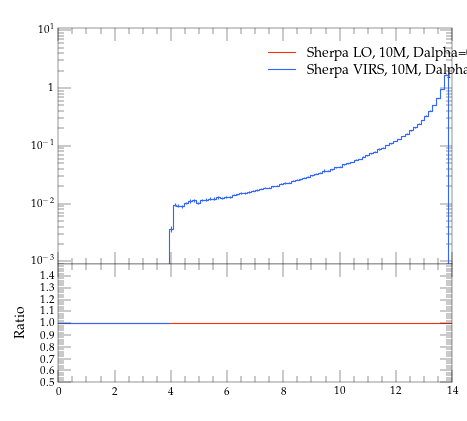

Source code (Python):
#! /usr/bin/env python

# This Python script was auto-generated using YODA v2.0.0.
# Analysis object: /evtb/inc_tjb_m
# Timestamp: 15-04-2024 (14:39:01)

import matplotlib as mpl
import matplotlib.pyplot as plt
mpl.use('Agg') # comment out for interactive use
import os
import numpy as np

plotDir = os.path.split(os.path.realpath(__file__))[0]
if 'YODA_USER_PLOT_PATH' in globals():
    plot_outdir = globals()['YODA_USER_PLOT_PATH']
else:
    plot_outdir = plotDir

#plot style
plt.style.use(os.path.join(plotDir, '../default.mplstyle'))
# plot metadata
figW, figH = plt.rcParams['figure.figsize']
ax_xLabel = r''
ax_yLabel = r''
ax_title  = r''
ax_xScale = 'linear'
ax_yScale = 'log'
xLims = (0.0, 14.0)
yLims = (0.0009000000000000001, 11.0)

# TeX-friendly labels for the legend
labels = [ r"Sherpa LO, 10M, Dalpha=0.01", r"Sherpa VIRS, 10M, Dalpha=0.01" ]

# Create figure and axis objects
fig, (ax, ratio0_ax) = plt.subplots(2, 1, sharex=True,
                  figsize=(figW,figH), gridspec_kw={'height_ratios': (2, 1)})
ratio0_ax.yaxis.set_major_locator(mpl.ticker.MultipleLocator(0.1))
ratio0_ax.set_ylim(0.5, 1.4999)
ratio0_ax.set_ylabel('Ratio')

# LineColor map: curve index -> color
linecolors = {0: '#EE3311', 1: '#3366FF'}
# the numerical data is stored in a separate file
dataf = dict()
prefix = os.path.split(__file__)[0]
if prefix:    prefix = prefix + '/'
exec(open(prefix+'inc_tjb_m__data.py').read(), dataf)


legend_handles = [] # keep track of handles for the legend

# style options for curves
# starts at zorder>=5 to draw curve on top of legend
styles = {
  'curve0': {
    'color' : linecolors[0],
    'linestyle' : '-',
    'marker' : 'o',
    'zorder' : 5,
    'histstyle' : True,
  },
  'curve1': {
    'color' : linecolors[1],
    'linestyle' : '-',
    'marker' : 'o',
    'zorder' : 6,
    'histstyle' : True,
  },
}
# curve from input yoda files in main panel
for label in dataf['yvals'].keys():
    if all(np.isnan(v) for v in dataf['yvals'][label]):
        continue
    tmp = None
    if styles[label]['histstyle']: # draw as histogram
        tmp, = ax.plot(dataf['xedges'], dataf['yedges'][label],
                       color=styles[label]['color'],
                       linestyle=styles[label]['linestyle'],
                       drawstyle='steps-pre', solid_joinstyle='miter',
                       zorder=styles[label]['zorder'], label=label)
        ax.errorbar(dataf['xpoints'], dataf['yvals'][label], color=styles[label]['color'],
                    xerr=dataf['xerrs'], yerr=[dataf['ydowns'][label], dataf['yups'][label]],
                    linestyle='none', zorder=styles[label]['zorder'])
    else: # draw as scatter
        tmp = ax.errorbar(dataf['xpoints'], dataf['yvals'][label],
                          xerr=dataf['xerrs'],
                          yerr=[ dataf['ydowns'][label],
                          dataf['yups'][label] ],
                          fmt=styles[label]['marker'],
                          ecolor=styles[label]['color'],
                          color=styles[label]['color'], zorder=2)
        tmp[-1][0].set_linestyle(styles[label]['linestyle'])
    legend_handles += [tmp]
    for varLabel in dataf['variation_yvals'].keys():
        if varLabel.startswith(label):
            tmp, = ax.plot(dataf['xedges'], dataf['variation_yvals'][varLabel],
                           color=styles[label]['color'],
                           linestyle=styles[label]['linestyle'],
                           drawstyle='steps-pre', solid_joinstyle='miter',
                           zorder=styles[label]['zorder'], alpha=0.5)


# plots on ratio panel
# curve from input yoda files in ratio panel
for label, yvals in dataf['ratio0_yvals'].items():
    if all(np.isnan(v) for v in yvals):
        continue
    if styles[label]['histstyle']: # plot as histogram
        ratio0_ax.plot(dataf['xedges'], yvals,
                       color=styles[label]['color'],
                       linestyle=styles[label]['linestyle'],
                       drawstyle='steps-pre', zorder=1,
                       solid_joinstyle='miter')
        ratio0_ax.vlines(dataf['xpoints'],
                         dataf['ratio0_ymin'][label],
                         dataf['ratio0_ymax'][label],
                         color=styles[label]['color'], zorder=1)
    else: # plot as scatter
        tmp = ratio0_ax.errorbar(dataf['xpoints'],
                                 yvals, xerr=dataf['xerrs'],
                                 yerr=dataf['ratio0_yerrs'][label],
                                 fmt=styles[label]['marker'],
                                 ecolor=styles[label]['color'],
                                 color=styles[label]['color'])
        tmp[-1][0].set_linestyle(styles[label]['linestyle'])

    for varlabel in dataf['ratio0_variation_vals'].keys():
        if varlabel.startswith(label):
            ratio0_ax.plot(dataf['xedges'],
                            dataf['ratio0_variation_vals'][varlabel],
                            color=styles[label]['color'],
                            linestyle=styles[label]['linestyle'],
                            drawstyle='steps-pre', solid_joinstyle='miter',
                            zorder=1, alpha=0.5)

legend_pos = (0.5, 0.97)
ax.legend(legend_handles, labels, loc='upper left', bbox_to_anchor=legend_pos)

# set plot metadata as defined above
ratio0_ax.set_xlabel(ax_xLabel)
ratio0_ax.xaxis.set_label_coords(1., -.15)
ax.set_ylabel(ax_yLabel, loc='top')
ax.set_title(ax_title, loc='left')
ax.set_xscale(ax_xScale)
ax.set_yscale(ax_yScale)
ax.set_xlim(xLims)
ax.set_ylim(yLims)

# tick formatting
plt.rcParams['xtick.top'] = True
plt.rcParams['ytick.right'] = True
ax.yaxis.set_major_locator(mpl.ticker.LogLocator(base=10.0, numticks=np.inf))
ax.yaxis.set_minor_locator(mpl.ticker.LogLocator(
                           base=10.0, subs=np.arange(0.1, 1, 0.1), numticks=np.inf))
fig.align_ylabels((ax, ratio0_ax))
plt.savefig(os.path.join(plot_outdir, 'inc_tjb_m.pdf'), format='PDF')
plt.savefig(os.path.join(plot_outdir, 'inc_tjb_m.png'), format='PNG')

plt.close(fig)
